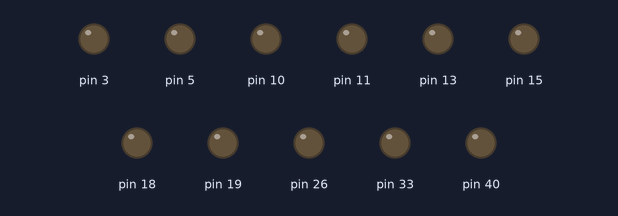
Recording of a program running on a simulated Raspberry Pi (header pin numbers). Parts: output pins drawn as LEDs (lit = HIGH).

Above: at 0.05 s.
At 0.65 s:
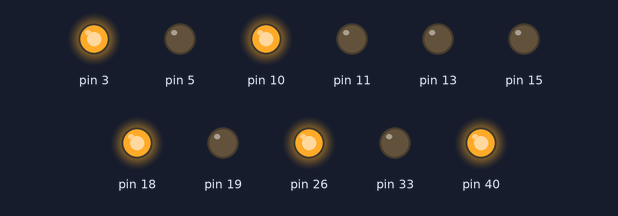
At 1.36 s:
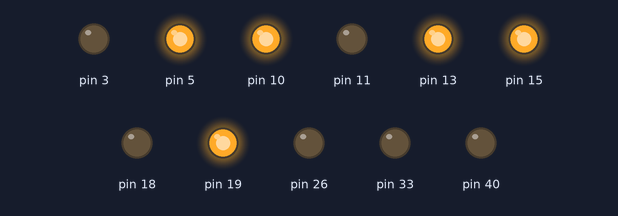
At 2.77 s:
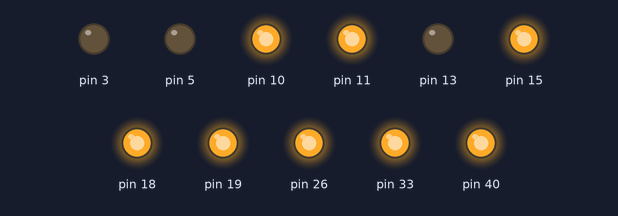
At 4.19 s:
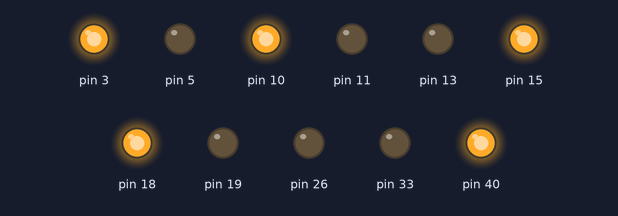
At 5.55 s:
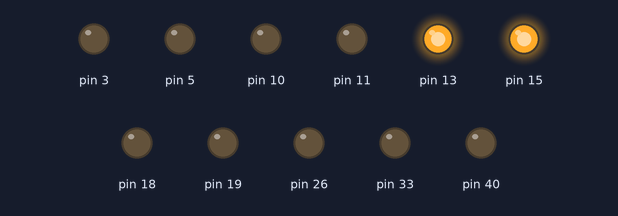
Timing chart, 0 to 7.2 s (numbered marks = the images above):
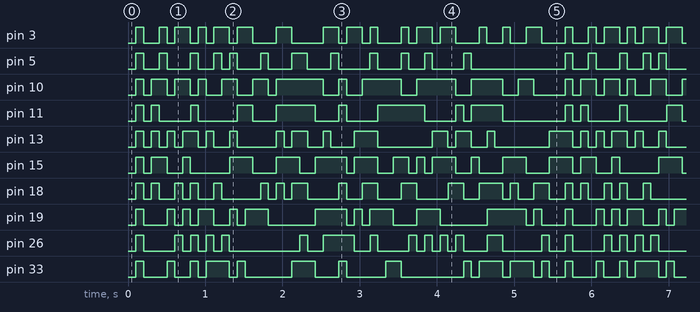

The program:

all-glyphs-blink.py
```python
#!/usr/bin/python
pos="/home/pi/gpio-glyphs/bin/"
import json
import time
import RPi.GPIO as gpio
gpio.setwarnings(False)
dict=json.load(open(pos+"dict.json"))
iter=0
conv=json.load(open(pos+"conv.json"))
gpio.setmode(gpio.BOARD)
conv=[conv["1"],conv["2"],conv["3"],conv["4"],conv["5"],conv["6"],conv["7"],conv["8"],conv["9"],conv["10"],conv["11"]]
while 1:
	time.sleep(0.1)
	iter=iter+1
	if iter>len(dict["leds"]):iter=0
	for i in conv:
		gpio.setup(i,gpio.OUT)
		gpio.output(i,0)
	for i in dict["leds"][iter-1]:
		gpio.setup(conv[i-1],gpio.OUT)
		gpio.output(conv[i-1],1)
```

Measured:
- by itself, pin 3, pin 5, pin 10, pin 13, pin 15, pin 18, pin 19, pin 26, pin 33, pin 40: moves between LOW and HIGH, repeating every 5.6 s
- by itself, pin 11: repeats every 5.6 s: LOW 0.10 s, HIGH 0.10 s, LOW 0.40 s, HIGH 0.10 s, LOW 0.51 s, HIGH 0.20 s, LOW 0.30 s, HIGH 0.51 s, LOW 0.30 s, HIGH 0.10 s, LOW 0.40 s, HIGH 0.61 s, LOW 0.40 s, HIGH 0.10 s, LOW 0.10 s, HIGH 0.40 s, LOW 0.81 s, HIGH 0.10 s
- by itself, everything shown: repeats every 5.6 s, in 54 steps
